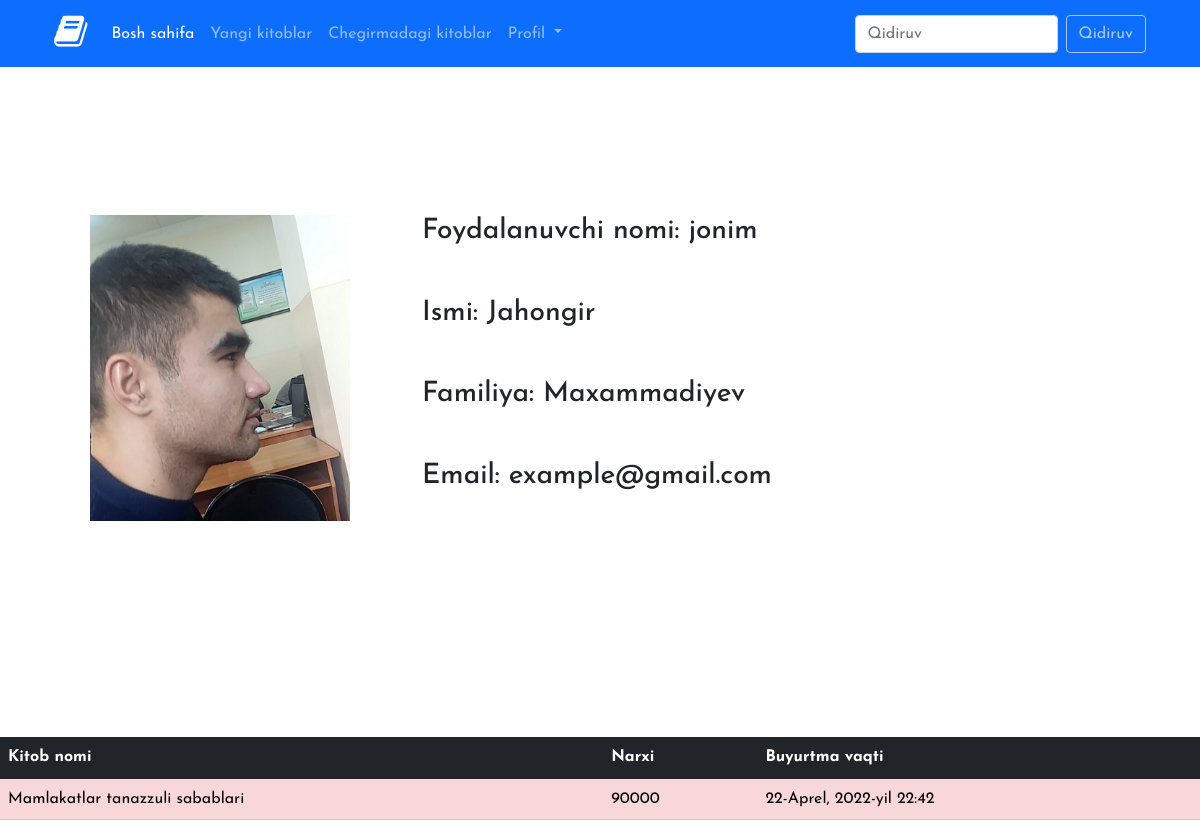
Screenshot of /account/profile/ (signed in) with the database file from the repository.
### orders/models.py (models this page shows, shortened)
class Customer(models.Model):
    customer = models.ForeignKey('auth.user',on_delete=models.CASCADE)
    adress = models.CharField(max_length=300)
    product = models.ForeignKey(Books,on_delete=models.CASCADE)
    create_time = models.DateTimeField(auto_now_add=True)
    count = models.IntegerField(default=1)
    class Meta:
        verbose_name = 'Buyurtma'
        verbose_name_plural = 'Buyurtmalar'

### books/models.py (models this page shows, shortened)
class Books(models.Model):
    cname = models.ForeignKey(Category,on_delete=models.CASCADE,verbose_name='Kategoriya nomi')
    name = models.CharField(max_length=150,verbose_name='Kitobning nomi')
    slug = models.SlugField(unique=True,null=True)
    description = models.TextField()
    author= models.CharField(max_length=200,verbose_name='Muallifi')
    publish_date = models.DateField()
    created_time = models.DateTimeField(auto_now_add=True)
    price = models.IntegerField()
    count = models.IntegerField()
    buy_count = models.IntegerField()
    photo = models.ImageField(upload_to='media/photo',null=True)
    def __str__(self):
        return self.name
    class Meta:
        verbose_name = 'Kitob'
        verbose_name_plural = "Kitoblar"
        ordering = ['created_time']

### Profile/views.py (the view)
# urls.py: path('/profile/',profile,name='profile'),
def profile(request):
    usr = User.objects.get(pk=request.user.id)
    user = Customer.objects.filter(customer=request.user)
    total = 0
    s = 0
    a = []
    for i in user:
        pr = Books.objects.get(pk=i.product.id)
        total+=pr.price
        s+=1
        a.append(s)
    print(a)
    return render(request,'profile.html',{'data':user,
                                          'cat':cat,
                                          'user':usr,
                                          'title':'Profil',
                                          'son':a,
                                          'total':total})

### templates/profile.html (shortened to what this page needs)
<!DOCTYPE html>
{% load static %}
<html lang="en">
<head>
    <link
      href="https://cdn.jsdelivr.net/npm/bootstrap@5.1.3/dist/css/bootstrap.min.css"
      rel="stylesheet"
    />
    <link rel="stylesheet" href="{% static 'css/home.css' %}" />
    <link rel="stylesheet" href="https://cdnjs.cloudflare.com/ajax/libs/font-awesome/4.7.0/css/font-awesome.min.css">
</head>
<body>
    <div class="menu w-100 navbar-dark bg-primary">
        <div class="container">
          <nav class="navbar navbar-expand-lg">
            <div class="container-fluid">
              <a class="navbar-brand" href="{% url 'home' %}"
                ><i class="fa fa-book" style="font-size: 36px"></i
              ></a>
              <div class="collapse navbar-collapse" id="navbarSupportedContent">
                <ul class="navbar-nav me-auto mb-2 mb-lg-0">
                  <li class="nav-item">
                    <a
                      class="nav-link active"
                      aria-current="page"
                      href="{% url 'home' %}"
                      >Bosh sahifa</a
                    >
                  </li>
                  <li class="nav-item">
                    <a class="nav-link" href="{% url 'new' %}">Yangi kitoblar</a>
                  </li>
                  <li class="nav-item">
                    <a class="nav-link" href="{% url 'discount' %}">Chegirmadagi kitoblar</a>
                  </li>
                  <li class="nav-item dropdown">
                    <a
                      class="nav-link dropdown-toggle"
                      href="#"
                      id="navbarDropdown"
                      role="button"
                      data-bs-toggle="dropdown"
                      aria-expanded="false"
                    >
                      Profil
                    </a>
                  </li>
                </ul>
                <form class="d-flex" method="GET" action="{% url 'search' %}">
                  <input
                    id="searchTxt"
                    class="form-control me-2"
                    type="search"
                    name="q"
                    placeholder="Qidiruv"
                    aria-label="Search"
                  />
                  <input
                    id="btnnn"
                    class="btn btn-outline-light disabled"
                    type="submit"
                    value="Qidiruv"
                  />
                </form>
              </div>
            </div>
          </nav>
        </div>
      </div>
      <div class="container">
        <div class="main">
            <div class="box row">
                <div class="col-lg-4 col-12">
                    <img class="img-fluid p-5" src="./img/Jahongir.jpg" alt="Mavjud emas">
                </div>
                <div class="col-lg-8 col-12 py-5">
                    <h3>Foydalanuvchi nomi: <span>{{ user }}</span></h3>
                    <h3 class="my-5">Ismi: <span>{{ user.first_name }}</span></h3>
                    <h3>Familiya: <span>{{ user.last_name }}</span></h3>
                    <h3 class="my-5">Email: <span>{{ user.email }}</span></h3>
                </div>
            </div>
        </div>
    </div>
    <br>
    <br>
    {% if data %}
        <table class="table">
            <thead>
            <tr class="table-dark">
                <th scope="col">Kitob nomi</th>
                <th scope="col">Narxi</th>
                <th scope="col">Buyurtma vaqti</th>
            </tr>
            </thead>
            <tbody>
            {% for i in data %}
                <tr>
                    <td class="table-danger">{{ i.product }}</td>
                    <td class="table-danger">{{ i.product.price }}</td>
                    <td class="table-danger">{{ i.create_time }}</td>
                </tr>
            {% endfor %}
            </tbody>
        </table>
    {% else %}
        <h1>Buyurtmalar mavjud emas</h1>
    {% endif %}
</body>
</html>

### books/static/css/home.css (style rules this page uses)
body { background-image: url(../img/poster.jpg); background-repeat: no-repeat; background-size: cover; background-attachment: fixed; font-family: 'Josefin Sans', sans-serif; }
.main { margin: 100px 0; position: relative; }
.box { background-color: rgba(255, 255, 255, 0.8); }

### rows the page displays
Customer: product "Mamlakatlar tanazzuli sabablari", product.price "90000", create_time "22-Aprel, 2022-yil 22:42"

### other values shown
{{ user }} "jonim"
{{ user.first_name }} "Jahongir"
{{ user.last_name }} "Maxammadiyev"
{{ user.email }} "example@gmail.com"
